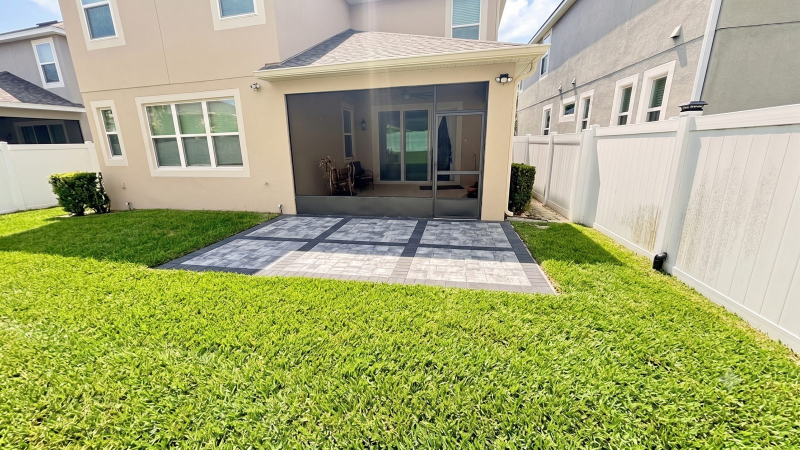
#> input picture images/projects/paver-walkway-driveway-lakewood-ranch-fl.jpg, 1600 x 900 px, given in place of logo-lwr-light.png, which was not available (shown at 1/2 size)
$ python _build_posts.py
#> lines starting #> are read from the running program, lines starting #| are printed output that depends on the picture; pictures that were not available may be replaced by others from this repository, and a replacement may not be noted
### _data.py
#!/usr/bin/env python3
"""
Lakewood Ranch Concrete — Master Data Module
Concrete & paver contractor · Service-Area Business · Bradenton/Lakewood Ranch FL.
Service entries live in _svc_part1..4.py; city entries in _cities_part1..2.py.
Used by every _build_*.py script.

CRITICAL CONSTRAINTS (per build brief):
  * NEW business — NEVER invent reviews, ratings, stats, years, or testimonials.
    Unknowns are clearly-labeled {{PLACEHOLDERS}} listed in WHAT-I-NEED-FROM-YOU.
  * NEVER mention any license / license number. "Insured" / "Fully Insured" only.
"""


# ============================================================================
# META-DESCRIPTION HELPER — trim at a word boundary, never mid-word.
# ============================================================================
def clip_desc(s, n=155):
    s = " ".join(str(s).split())
    if len(s) <= n:
        return s
    return s[:n].rsplit(" ", 1)[0].rstrip(" ,·-") + "…"


# ============================================================================
# BUSINESS IDENTITY  — placeholders for everything the owner must supply.
# ============================================================================
BUSINESS = {
    "name": "Lakewood Ranch Concrete",
    "legal_name": "Lakewood Ranch Concrete LLC",
    "domain": "lakewoodranchconcretefl.com",
    # ---- PLACEHOLDERS (owner-supplied) ----
    "phone": "+19413524308",
    "phone_display": "(941) 352-4308",
    "phone_tel": "+19413524308",
    "email": "lakewoodranchconcrete@gmail.com",
    "year_founded": "{{YEAR}}",
    "rating": "{{RATING}}",
    "review_count": "{{REVIEW_COUNT}}",
    "unique_stat_number": "{{UNIQUE_STAT}}",
    "unique_stat_full": "{{UNIQUE_STAT}}",
    # ---- Fixed / safe to publish ----
    "street": "",                      # SAB — address HIDDEN, never printed
    "city": "Bradenton",
    "city_slug": "bradenton",
    "state": "FL",
    "state_long": "Florida",
    "zip": "34212",
    "county": "Manatee County",
    "country": "US",
    "lat": "27.4806",
    "lng": "-82.4569",
    "tagline": "Poured right. Built to last.",
    "tagline_long": "East Manatee&rsquo;s concrete &amp; paver crew — driveways, patios, pool decks, and hardscape installed to last in the Florida sun, from Lakewood Ranch to the coast.",
    "checklist_name": "Lakewood Ranch Concrete 42-Point Install Standard",
    "checklist_points": 42,
    "guarantee": "Written workmanship warranty on every pour and every paver install.",
    "response_time": "Free estimate within 24 hours, often same-day.",
    # ---- Profiles (fill when live) ----
    "google_profile": "{{GOOGLE_PROFILE_URL}}",
    "google_review_url": "{{GOOGLE_REVIEW_URL}}",
    "facebook": "https://www.facebook.com/profile.php?id=61591647230902",
    "instagram": "https://www.instagram.com/lakewoodranchconcrete/",
    "yelp": "https://www.yelp.com/biz/19MGRyaLTd4e9eb3F3nscw",
    "thumbtack": "",
    "angi": "",
    "houzz": "",
    "pinterest": "",
    "bbb": "",
    "hours": [
        ("Monday", "07:00", "18:00"),
        ("Tuesday", "07:00", "18:00"),
        ("Wednesday", "07:00", "18:00"),
        ("Thursday", "07:00", "18:00"),
        ("Friday", "07:00", "18:00"),
        ("Saturday", "08:00", "15:00"),
        ("Sunday", "Closed", "Closed"),
    ],
    # Toggles for the engine — NEW business has no reviews/ratings yet.
    "has_reviews": False,
}

WA_LINK = f"https://wa.me/{BUSINESS['phone'].lstrip('+')}?text=Hi%20Lakewood%20Ranch%20Concrete%2C%20I%27d%20like%20a%20free%20estimate."
SMS_LINK = f"sms:{BUSINESS['phone']}?body=Hi%20Lakewood%20Ranch%20Concrete%2C%20I%27d%20like%20a%20free%20estimate."
TEL_LINK = f"tel:{BUSINESS['phone']}"


# ============================================================================
# CITIES — Tier 1 (merged from city part files)
# ============================================================================
from _cities_part1 import CITIES as _c1
from _cities_part2 import CITIES as _c2
from _cities_part3 import CITIES as _c3
from _cities_part4 import CITIES as _c4
CITIES = {**_c1, **_c2, **_c3, **_c4}

CITY_ORDER = [
    # Tier 1 — core Manatee / Sarasota / Charlotte + south Hillsborough
    "lakewood-ranch", "bradenton", "parrish", "palmetto", "ellenton", "sarasota",
    "venice", "north-port", "port-charlotte", "punta-gorda", "riverview", "sun-city-center",
    # Tier 2 — extended reach (Tampa Bay, coastal islands, DeSoto, east Manatee)
    "tampa", "st-petersburg", "brandon", "ruskin", "wimauma", "apollo-beach",
    "osprey", "nokomis", "arcadia", "anna-maria", "longboat-key", "myakka-city",
]
CITIES = {k: CITIES[k] for k in CITY_ORDER if k in CITIES}


# ============================================================================
# SERVICES — 10 core hubs (merged from service part files)
# ============================================================================
from _svc_part1 import SERVICES as _s1
from _svc_part2 import SERVICES as _s2
from _svc_part3 import SERVICES as _s3
from _svc_part4 import SERVICES as _s4
SERVICES = {**_s1, **_s2, **_s3, **_s4}

SERVICE_ORDER = [
    "concrete-driveways", "concrete-patios", "concrete-pool-decks",
    "stamped-concrete", "concrete-slabs", "concrete-resurfacing",
    "paver-driveways", "paver-patios-walkways", "pool-deck-pavers", "paver-sealing",
]
SERVICES = {k: SERVICES[k] for k in SERVICE_ORDER if k in SERVICES}

SERVICE_GROUPS = [
    ("Concrete", ["concrete-driveways", "concrete-patios", "concrete-pool-decks",
                  "stamped-concrete", "concrete-slabs", "concrete-resurfacing"]),
    ("Pavers &amp; Hardscape", ["paver-driveways", "paver-patios-walkways",
                                "pool-deck-pavers", "paver-sealing"]),
]


# ============================================================================
# 42-POINT INSTALL STANDARD — concrete & paver workflow (6 × 7 = 42)
# ============================================================================
CHECKLIST = {
    "name": "Lakewood Ranch Concrete 42-Point Install Standard",
    "points": 42,
    "categories": [
        {
            "title": "Site Survey &amp; Layout",
            "icon": "01",
            "items": [
                "On-site measure of the full pour or paver footprint",
                "Soil and subgrade condition assessed for sand, muck, or fill",
                "Drainage and slope direction mapped away from the home",
                "Existing slab, driveway, or deck inspected for tie-in points",
                "Utility, irrigation, and sprinkler lines located and flagged",
                "HOA / ARC color, paver, and finish restrictions reviewed",
                "Access path for trucks, mixers, and equipment confirmed",
            ],
        },
        {
            "title": "Excavation &amp; Base Prep",
            "icon": "02",
            "items": [
                "Existing surface demoed and hauled off as scoped",
                "Subgrade excavated to design depth for slab or paver base",
                "Soft or organic soil cut out and replaced with clean fill",
                "Compactable base (crushed limerock / road base) brought in",
                "Base compacted in lifts with a plate compactor to spec",
                "Final grade and slope re-checked for positive drainage",
                "Edge lines, depth, and pad dimensions verified before forming",
            ],
        },
        {
            "title": "Forming, Steel &amp; Reinforcement",
            "icon": "03",
            "items": [
                "Forms set, staked, and leveled to the planned slope",
                "Fiber mesh and / or rebar / wire reinforcement placed",
                "Rebar chaired up off the base so it sits inside the slab",
                "Control-joint and expansion-joint layout planned",
                "Thickened edges formed where load demands it",
                "Vapor barrier installed under interior-adjacent slabs",
                "Forms and reinforcement photographed before the pour",
            ],
        },
        {
            "title": "Pour, Finish &amp; Pavers",
            "icon": "04",
            "items": [
                "Concrete mix and PSI confirmed for the application",
                "Pour placed, screeded, and floated to grade",
                "Specified finish applied — broom, stamp, or smooth",
                "Color, release, or stain applied per the approved sample",
                "Pavers laid to pattern on a screeded sand setting bed",
                "Edge restraints installed to lock the paver field",
                "Soldier course / borders set straight and consistent",
            ],
        },
        {
            "title": "Joints, Curing &amp; Sand",
            "icon": "05",
            "items": [
                "Control joints cut or tooled at engineered spacing",
                "Expansion joints set against the house and fixed structures",
                "Curing compound or wet-cure applied to the fresh slab",
                "Pavers compacted into the bed with a plate compactor",
                "Polymeric joint sand swept in, compacted, and activated",
                "Slab and paver edges cleaned of slurry and excess sand",
                "Cure / set time communicated before foot or vehicle traffic",
            ],
        },
        {
            "title": "Cleanup, Seal &amp; Walkthrough",
            "icon": "06",
            "items": [
                "Site cleaned, forms pulled, and debris hauled away",
                "Surface pressure-washed and inspected when sealing is scoped",
                "Sealer applied evenly at the correct cure window",
                "Final slope and drainage confirmed with a hose test",
                "Walkthrough with the homeowner — full surface inspected",
                "Care, curing, and maintenance guidance handed over",
                "Written workmanship warranty issued and job photos sent",
            ],
        },
    ],
}
_total = sum(len(c["items"]) for c in CHECKLIST["categories"])
assert _total == 42, f"Checklist totals to {_total}, not 42 — fix the lists in _data.py"


# ============================================================================
# REVIEWS — NEW business: NONE invented. Empty until the owner supplies real
# Google reviews. The engine renders a "be the first" CTA instead of cards.
# ============================================================================
REVIEWS = []


# ============================================================================
# BLOG — general posts (concrete/paver topics) + per-city cost guides.
# ============================================================================
GENERAL_BLOG_POSTS = [
    {
        "slug": "pavers-vs-concrete-driveway-florida",
        "title": "Pavers vs. Concrete Driveway in Florida: The Honest 2026 Breakdown",
        "meta_desc": "Pavers or poured concrete for a Florida driveway? Real cost, lifespan, repair, resale, and HOA factors compared for Lakewood Ranch and Manatee/Sarasota homes.",
        "category": "Compare",
        "primary_city": "Lakewood Ranch",
        "primary_service": "paver-driveways",
        "word_target": 2300,
        "topic": "pavers_vs_concrete",
        "date_published": "2026-05-12",
        "date_modified": "2026-05-12",
    },
    {
        "slug": "why-florida-concrete-cracks-and-how-to-prevent-it",
        "title": "Why Florida Concrete Cracks — and How a Good Pour Prevents It",
        "meta_desc": "Sandy soil, heat, and skipped joints crack Gulf Coast concrete. What actually causes driveway and slab cracks in Manatee County, and the prep that stops them.",
        "category": "How It Works",
        "primary_city": "Bradenton",
        "primary_service": "concrete-driveways",
        "word_target": 2100,
        "topic": "cracking_guide",
        "date_published": "2026-04-18",
        "date_modified": "2026-04-18",
    },
    {
        "slug": "best-pool-deck-surface-florida-heat",
        "title": "The Coolest Pool Deck Surfaces for Florida Heat (2026 Guide)",
        "meta_desc": "Travertine, pavers, or Kool-Deck resurfacing — which pool deck stays coolest underfoot in the Florida sun? Slip, heat, and cost compared for Suncoast homes.",
        "category": "Buyer&rsquo;s Guide",
        "primary_city": "Sarasota",
        "primary_service": "pool-deck-pavers",
        "word_target": 2200,
        "topic": "pool_deck_guide",
        "date_published": "2026-03-22",
        "date_modified": "2026-03-22",
    },
    {
        "slug": "stamped-concrete-patio-ideas-lakewood-ranch",
        "title": "Stamped Concrete Patio Ideas That Pass HOA Review in Lakewood Ranch",
        "meta_desc": "Stamped concrete patterns, colors, and finishes that look high-end and clear ARC approval in Lakewood Ranch and East Manatee master-planned communities.",
        "category": "Design",
        "primary_city": "Lakewood Ranch",
        "primary_service": "stamped-concrete",
        "word_target": 2050,
        "topic": "stamped_ideas",
        "date_published": "2026-02-20",
        "date_modified": "2026-02-20",
    },
    {
        "slug": "paver-sealing-resanding-florida-guide",
        "title": "Paver Sealing &amp; Re-Sanding in Florida: When, Why, and What It Costs",
        "meta_desc": "How often to seal pavers in Florida, why joints wash out, and what polymeric re-sanding and sealing actually cost on the Suncoast. An installer&rsquo;s straight answer.",
        "category": "Maintenance",
        "primary_city": "Bradenton",
        "primary_service": "paver-sealing",
        "word_target": 2050,
        "topic": "sealing_guide",
        "date_published": "2026-01-24",
        "date_modified": "2026-01-24",
    },
]

# Per-(service, city) cost guides — restricted to high-value priority services
# so we publish rich, differentiated pages instead of 120 thin near-duplicates.
COST_PRIORITY_SERVICES = [
    "concrete-driveways", "paver-driveways", "concrete-patios",
    "concrete-pool-decks", "pool-deck-pavers", "stamped-concrete",
]
COST_BLOG_POSTS = []
for svc_slug in COST_PRIORITY_SERVICES:
    svc = SERVICES[svc_slug]
    keyword = svc["short"].lower()
    for city_slug, city in CITIES.items():
        COST_BLOG_POSTS.append({
            "slug": f"{svc_slug}-cost-{city_slug}",
            "service_slug": svc_slug,
            "city_slug": city_slug,
            "service_name": svc["name"],
            "service_short": svc["short"],
            "city_name": city["name"],
            "keyword": keyword,
            "title": f"{svc['short']} Cost in {city['name']}, FL (2026)",
            "meta_desc": clip_desc(
                f"What {keyword} actually costs in {city['name']}, FL in 2026 — "
                f"transparent rates by finish and material, real timelines, and "
                f"{city['name']}-specific factors. Free estimate from a local crew."
            ),
            "category": "Pricing",
            "primary_city": city["name"],
            "primary_service": svc_slug,
            "word_target": 2050,
            "topic": "cost_guide",
            "date_published": "2026-01-15",
            "date_modified": "2026-01-15",
        })


# ============================================================================
# GUIDES + GLOSSARY — reserved for a later content wave (kept empty so the
# engine, sitemap, and content-map run cleanly without thin/irrelevant pages).
# ============================================================================
GUIDES = []
GLOSSARY = []


# ============================================================================
# SHARED COPY — NO invented stats. Badges are factual/process-based only.
# ============================================================================
HERO_TRUST_BADGES = [
    "Fully Insured",
    "Free Estimates",
    "Lakewood Ranch &amp; Manatee / Sarasota",
    "Free estimate in 24 hours",
    "42-Point Install Standard",
]

WHY_US_POINTS = [
    {
        "num": "01",
        "title": "Local crew, real East Manatee addresses.",
        "body": "We&rsquo;re based in east Bradenton in the 34212 ZIP, bordering Lakewood Ranch &mdash; not driving in from another county. We know the soil, the HOA / ARC rules, and the community access protocols across Manatee and north Sarasota because we pour and pave here every week.",
    },
    {
        "num": "02",
        "title": "Base prep we won&rsquo;t shortcut.",
        "body": "Most failed Florida concrete and settled pavers trace back to a skipped base. We excavate to depth, cut out soft soil, bring in compactable base, and compact it in lifts before anything is poured or laid. The prep that prevents the crack is the prep nobody sees.",
    },
    {
        "num": "03",
        "title": "Engineered joints &amp; reinforcement.",
        "body": "Concrete moves with Florida heat. We plan control and expansion joints at engineered spacing and place fiber mesh, wire, or rebar to spec, so the slab cracks where we tell it to &mdash; in the joint &mdash; instead of across your new driveway.",
    },
    {
        "num": "04",
        "title": "Transparent pricing &mdash; no &lsquo;call for quote&rsquo;.",
        "body": "Our pricing is published on this site by finish and material type. You get a written, line-itemized estimate within 24 hours of the on-site measure. We don&rsquo;t pad, we don&rsquo;t bait-and-switch, and change orders only happen when the scope genuinely changes.",
    },
    {
        "num": "05",
        "title": "HOA &amp; ARC-ready hardscape.",
        "body": "Lakewood Ranch and the master-planned communities around it have architectural review rules on driveway materials, paver colors, and finishes. We build to what passes, document the spec, and can handle the ARC submittal package so your project clears review the first time.",
    },
    {
        "num": "06",
        "title": "Written workmanship warranty &mdash; and Fully Insured.",
        "body": "Every pour and every paver install carries a written workmanship warranty on our labor, and we&rsquo;re fully insured. You keep a copy of the warranty and the job photos, and we honor it.",
    },
]

PROCESS_STEPS = [
    {"num": "01", "title": "Measure &amp; Quote", "body": "We measure on site, check soil and drainage, review any HOA / ARC rules, talk through finishes, and email a written, line-itemized quote within 24 hours."},
    {"num": "02", "title": "Prep &amp; Form", "body": "We excavate, cut out soft soil, bring in and compact the base, set forms to the right slope, and place reinforcement &mdash; the work that decides whether the surface lasts."},
    {"num": "03", "title": "Pour or Pave", "body": "Same crew start to finish. Concrete poured, screeded, and finished to your chosen texture; or pavers laid to pattern with edge restraints and polymeric joint sand. Daily progress photos."},
    {"num": "04", "title": "Cure, Seal &amp; Walkthrough", "body": "We cut joints, cure or seal the surface, clean the site, hose-test the drainage, walk it with you, and hand over the care guide plus your written workmanship warranty."},
]


# ============================================================================
# SOCIAL + DIRECTORY NETWORK (for footer icons + /directories/ page)
# ============================================================================
SOCIAL_LINKS = [
    ("Facebook", BUSINESS["facebook"]),
    ("Instagram", BUSINESS["instagram"]),
    ("Yelp", BUSINESS["yelp"]),
]
# Live profile links (only the ones we actually have go on the page as links)
LIVE_PROFILES = [
    ("Facebook", BUSINESS["facebook"]),
    ("Instagram", BUSINESS["instagram"]),
    ("Yelp", BUSINESS["yelp"]),
    ("Google Business Profile", BUSINESS["google_profile"]),
]
# Citation/listing network we are (or will be) listed on — builds the hub page
DIRECTORY_NETWORK = [
    "Google Business Profile", "Bing Places", "Apple Maps", "Yelp", "Facebook",
    "Instagram", "Houzz", "Angi", "Thumbtack", "HomeAdvisor", "Porch", "BuildZoom",
    "Nextdoor", "Better Business Bureau", "Manta", "Hotfrog", "Yellow Pages",
    "Foursquare", "MerchantCircle", "Brownbook", "Cylex", "Pinterest", "Trustpilot",
    "Alignable", "ChamberofCommerce.com", "Superpages", "Citysearch", "Local.com",
    "EZlocal", "ShowMeLocal", "iBegin", "2FindLocal", "Bizapedia", "The Blue Book Network",
]

### _build_posts.py
#!/usr/bin/env python3
"""Marketing deliverable (NOT a public site page):
3 months of GOOGLE BUSINESS PROFILE posts (3x/week = 36), keyword-heavy captions,
12 branded image templates, and a Make-ready CSV (Google Sheet source).
Outputs: images/posts/*.jpg (public), _branding/POSTS-3-MESES.html,
_branding/posts-gbp.csv.
"""
import os, sys, csv, html, datetime
sys.path.insert(0, os.path.dirname(os.path.abspath(__file__)))
from _data import SERVICES, SERVICE_ORDER, CITIES, BUSINESS
from PIL import Image, ImageDraw, ImageFont, ImageOps

ROOT = os.path.dirname(os.path.abspath(__file__))
IMG = os.path.join(ROOT, "images"); POSTS = os.path.join(IMG, "posts")
FD = os.path.join(ROOT, "_branding", "fonts"); os.makedirs(POSTS, exist_ok=True)
PHONE = BUSINESS["phone_display"]; TEL = BUSINESS["phone"]; DOMAIN = BUSINESS["domain"]
INK=(21,20,15); GOLD=(190,154,74); GOLD_LT=(217,190,126); CREAM=(245,240,230)

def OF(w, sz): return ImageFont.truetype(os.path.join(FD, f"Outfit-{w}.ttf"), sz)
logo = Image.open(os.path.join(IMG, "logo-lwr-light.png")).convert("RGBA")

def _fit(d, text, maxw, start, weight=800, floor=42):
    sz = start
    while sz > floor and d.textlength(text, font=OF(weight,sz)) > maxw: sz -= 4
    return OF(weight, sz)
def _grad(W, H):
    ov = Image.new("RGBA", (W, H), (0,0,0,0)); d = ImageDraw.Draw(ov)
    for y in range(H):
        a = int(235 * max(0.0, (y - H*0.32) / (H*0.68)))
        d.line([(0,y),(W,y)], fill=(12,11,9,a))
    d.rectangle((0,0,W,int(H*0.28)), fill=(12,11,9,110)); return ov
def _cta(im, W, H):
    d = ImageDraw.Draw(im); d.rectangle((0,H-92,W,H), fill=GOLD)
    d.text((54, H-46), f"CALL {PHONE}", font=OF(800,44), fill=INK, anchor="lm")
    d.text((W-54, H-46), DOMAIN, font=OF(600,30), fill=(40,32,16), anchor="rm")
def make_photo(photo, headline, out):
#> called with photo = 'paver-driveway-tan-lakewood-ranch-fl.jpg', headline = 'PAVER DRIVEWAYS', out = 'post-01.jpg'
    W,H=1200,900
    bg = ImageOps.exif_transpose(Image.open(os.path.join(IMG,"projects",photo))).convert("RGB")
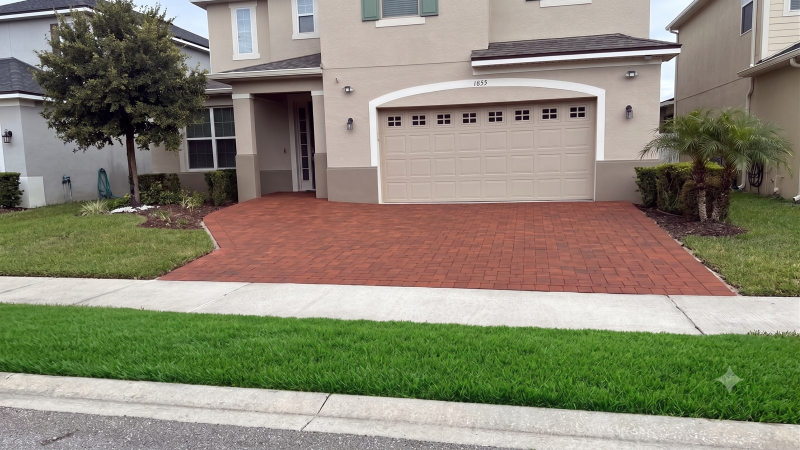
#> input picture images/projects/paver-driveway-tan-lakewood-ranch-fl.jpg, 1600 x 900 px (shown at 1/2 size)
#> bg is the input picture: PIL image 1600x900 RGB; mean R, G, B 136.9, 133.2, 113.8
    bg = ImageOps.fit(bg,(W,H),Image.LANCZOS).convert("RGBA")
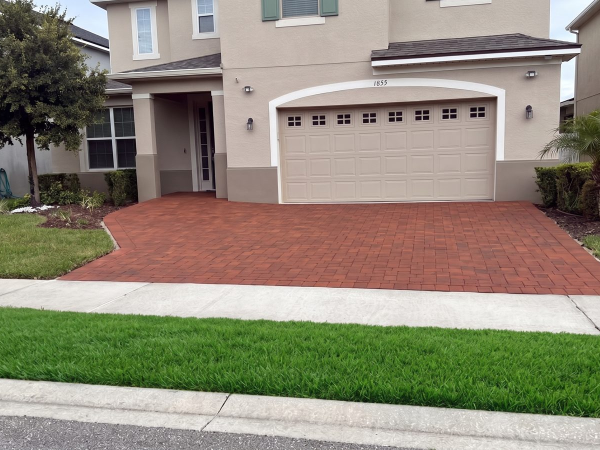
#> bg: PIL image 1200x900 RGBA (shown at 1/2 size); mean R, G, B, A 143, 136.3, 118.4, 255
    bg = Image.alpha_composite(bg, _grad(W,H))
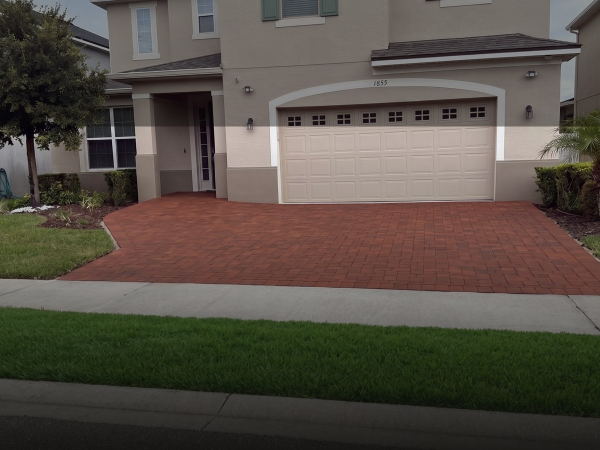
#> bg: PIL image 1200x900 RGBA (shown at 1/2 size); mean R, G, B, A 86, 78.6, 69.6, 255
    l = logo.copy(); l.thumbnail((360,360)); bg.alpha_composite(l,(50,46))
#> (the rest of the program and of its run is left out)
